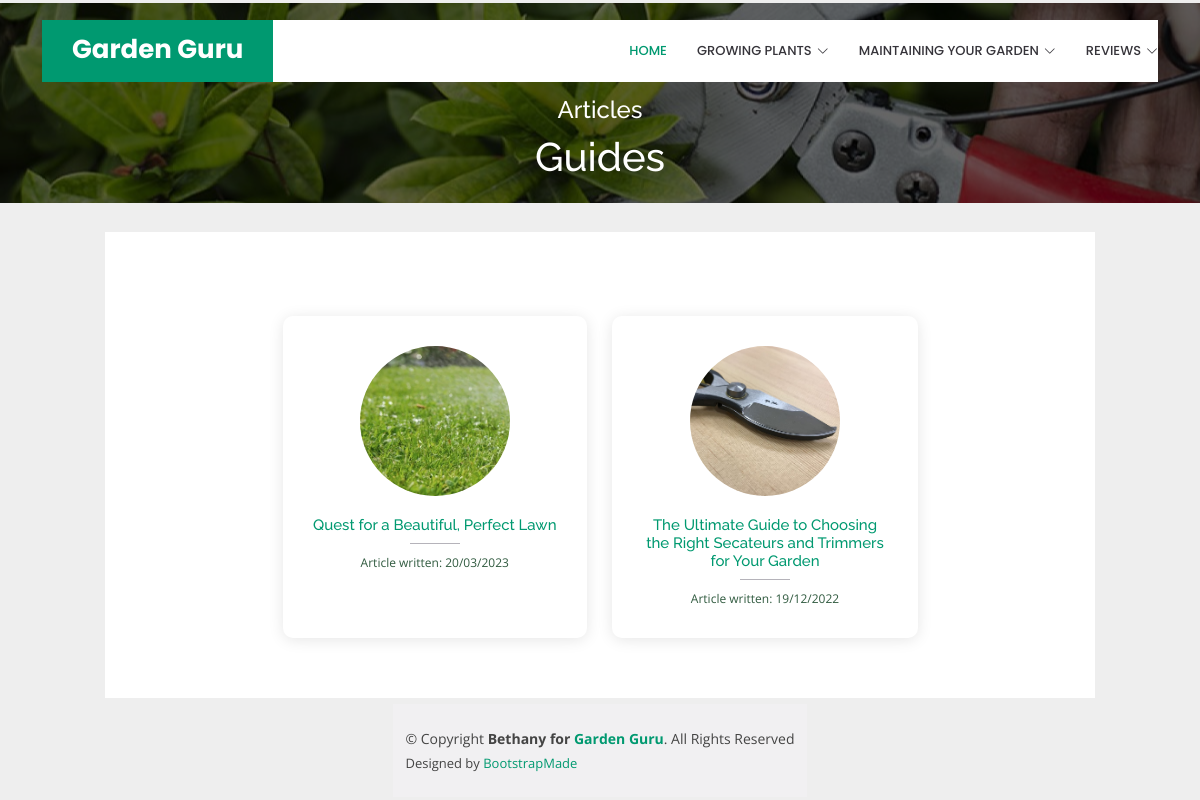
The page /articlecategory/3 on the database its author committed.
### main/models.py (models this page shows, shortened)
class NavSubCat(models.Model):
	NavSubCatName = models.CharField(max_length=200)
	LastUpdated = models.DateTimeField(auto_now_add=True)
	NavCatName = models.ForeignKey(NavCat, on_delete=models.CASCADE)
	ArticleCategoryimg = models.CharField(max_length=200, blank=True, null=True)
	def __str__(self):
		return self.NavSubCatName

class NavCat(models.Model):
	NavCatName = models.CharField(max_length=200)
	LastUpdated = models.DateTimeField(auto_now_add=True)

class Article(models.Model):
	ArticleName = models.CharField(max_length=200)
	Articleimg = models.CharField(max_length=200, blank=True, null=True)
	ArticleTagName = models.ForeignKey(ArticleTag, on_delete=models.CASCADE, blank=True, null=True)
	NavSubCatName = models.ForeignKey(NavSubCat, on_delete=models.CASCADE)
	ArticleBody = RichTextField(blank=True, null=True)
	LastUpdated = models.DateTimeField(default=timezone.now)

### main/views.py (the view)
# urls.py: path('articlecategory/<int:id>', views.articlecategory, name='article category'),
def articlecategory(response,id):
	ac = NavSubCat.objects.get(id=id)
	return render(response, 'main/articlecategory.html', {'ProductCategories':ProductCategories,
												'ProductCategoryGroups':ProductCategoryGroups,
												'Year':datetime.datetime.now().year,
												'NavSubCats':NavSubCat.objects.all().order_by('NavSubCatName'),
												'Articles':Article.objects.all().order_by('-LastUpdated'),
												'ac':ac,
												})

### main/templates/main/articlecategory.html (shortened to what this page needs)
{% extends 'main/base.html' %}
{% block content %}
  <section id="hero" class="d-flex align-items-center" style="background: url('/static/{{ac.ArticleCategoryimg}}') center center; max-height: 200px;">
    <div class="container text-center d-flex flex-column justify-content-bottom" data-aos="fade-in" data-aos-delay="200">
      <h3 style="font-size:1.5rem; color:white">{{ac.NavCatName.NavCatName}}</h3>
      <h3 style="font-size:2.5rem; color:white">{{ac.NavSubCatName}}</h3>
    </div>
  </section>
  <main id="main">
    <section id="team" class="team mt-4">
      <div class="container">
        <div class="row d-flex justify-content-center">
          {% for article in Articles %}
            {% if article.NavSubCatName.id == ac.id %}
                <div class="col-lg-4 d-flex justify-content-center mt-4">
                  <div class="member" data-aos="zoom-in" data-aos-delay="100">
                    <a href="/article/{{article.id}}">
                    <div class="pic"><img src="{{article.Articleimg}}" class="img-fluid" alt=""></div>
                    <div class="member-info">
                      <h5><span>{{article.ArticleName}}</span></h5>
                    </div>
                    </a>
                    <div>
                      <p style="font-size:0.75rem">Article written: {{article.LastUpdated|date:"d/m/Y" }}</p>
                    </div>
                  </div>
                </div>
              {% endif %}
            {% endfor %}
        </div>
      </div>
    </section>
  </main>
{% endblock %}

### static/assets/css/style.css (style rules this page uses)
body { font-family: "Open Sans", sans-serif; color: #444444; }
a { color: #009970; text-decoration: none; }
h1, h2, h3, h4, h5, h6 { font-family: "Raleway", sans-serif; }
#hero { width: 100%; height: 90vh; background: url("../img/hero-bg.jpg") center center; background-size: cover; position: relative; }
#hero .container { padding-top: 80px; }
#hero:before { content: ""; background: rgba(0, 0, 0, 0.6); position: absolute; bottom: 0; top: 0; left: 0; right: 0; }
@media (min-width: 1024px) { #hero { background-attachment: fixed; } }
section { padding: 60px 0; overflow: hidden; }
.team { background: #fff; }
.team .member { position: relative; box-shadow: 0px 2px 15px rgba(0, 0, 0, 0.1); padding: 30px; border-radius: 10px; text-align: center; }
.team .member .pic { overflow: hidden; width: 150px; border-radius: 50%; margin: 0 auto 20px auto; }
.team .member .pic img { transition: ease-in-out 0.3s; }
.team .member span { display: block; font-size: 15px; padding-bottom: 10px; position: relative; font-weight: 500; }
.team .member span::after { content: ""; position: absolute; display: block; width: 50px; height: 1px; background: #b5b3ba; bottom: 0; left: 50%; transform: translateX(-50%); }
.team .member p { margin: 10px 0 0 0; font-size: 14px; }
body { background:#eee }
h5 { font-weight: 400 }
:root { --clr-primary-hsl-400: 142, 100%, 57%; --clr-primary-hsl-500: 142, 72%, 36%; --clr-secondary-hsl-400: 142, 81%, 34%; --clr-secondary-hsl-500: 142, 72%, 26%; --clr-neutral-hsl-100: 0, 0%, 100%; --clr-neutral-hsl-200: 142, 100%, 96%; --clr-neutral-hsl-300: 142, 100%, 89%; --clr-neutral-hsl-700: 142, 30%, 27%; --clr-neutral-100: hsl(var(--clr-neutral-hsl-100)); --clr-neutral-200: hsl(var(--clr-neutral-hsl-200)); --clr-neutral-300: hsl(var(--clr-neutral-hsl-300)); --clr-neutral-700: hsl(var(--clr-neutral-hsl-700)); --clr-primary-400: hsl(var(--clr-primary-hsl-400)); --clr-primary-500: hsla(var(--clr-primary-hsl-500)); --clr-secondary-400: hsl(var(--clr-secondary-hsl-400)); --gradient-primary: linear-gradient( var(--clr-primary-400), var(--clr-secondary-400)); --gradient-to-transparent: linear-gradient( var(--clr-primary-500), hsl(var(--clr-secondary-hsl-500), 0)); --clr-accent-1: 0, 100%, 67%; --clr-accent-2: 39, 100%, 56%; --clr-accent-3: 166, 100%, 37%; --clr-accent-4: 234, 85%, 45%; --font-family-default: 'Open Sans', sans-serif; --fw-regular: 500; --fw-bold: 700; --fw-black: 800; --fs-400: 1rem; --fs-500: 1rem; --fs-600: 1.5rem; --fs-700: 1.2rem; --fs-800: 2rem; --fs-900: 4rem; }
*, *::before, *::after { box-sizing: border-box; }
* { margin: 0; font: inherit; }
img, svg { display: block; max-width: 100%; }
body { font-family: var(--font-family-default); font-size: var(--fs-400); color: var(--clr-neutral-700); }
@media (min-width: 600px) { body { min-height: 100vh; display: grid; place-items: center; } }

### rows shown on the page
NavSubCat: ArticleCategoryimg (picture), NavCatName.NavCatName "Articles", NavSubCatName "Guides"
Article: Articleimg (picture), ArticleName "Quest for a Beautiful, Perfect Lawn", LastUpdated "20/03/2023"
Article: Articleimg (picture), ArticleName "The Ultimate Guide to Choosing the Right Secateurs and Trimmers for Your Garden", LastUpdated "19/12/2022"
